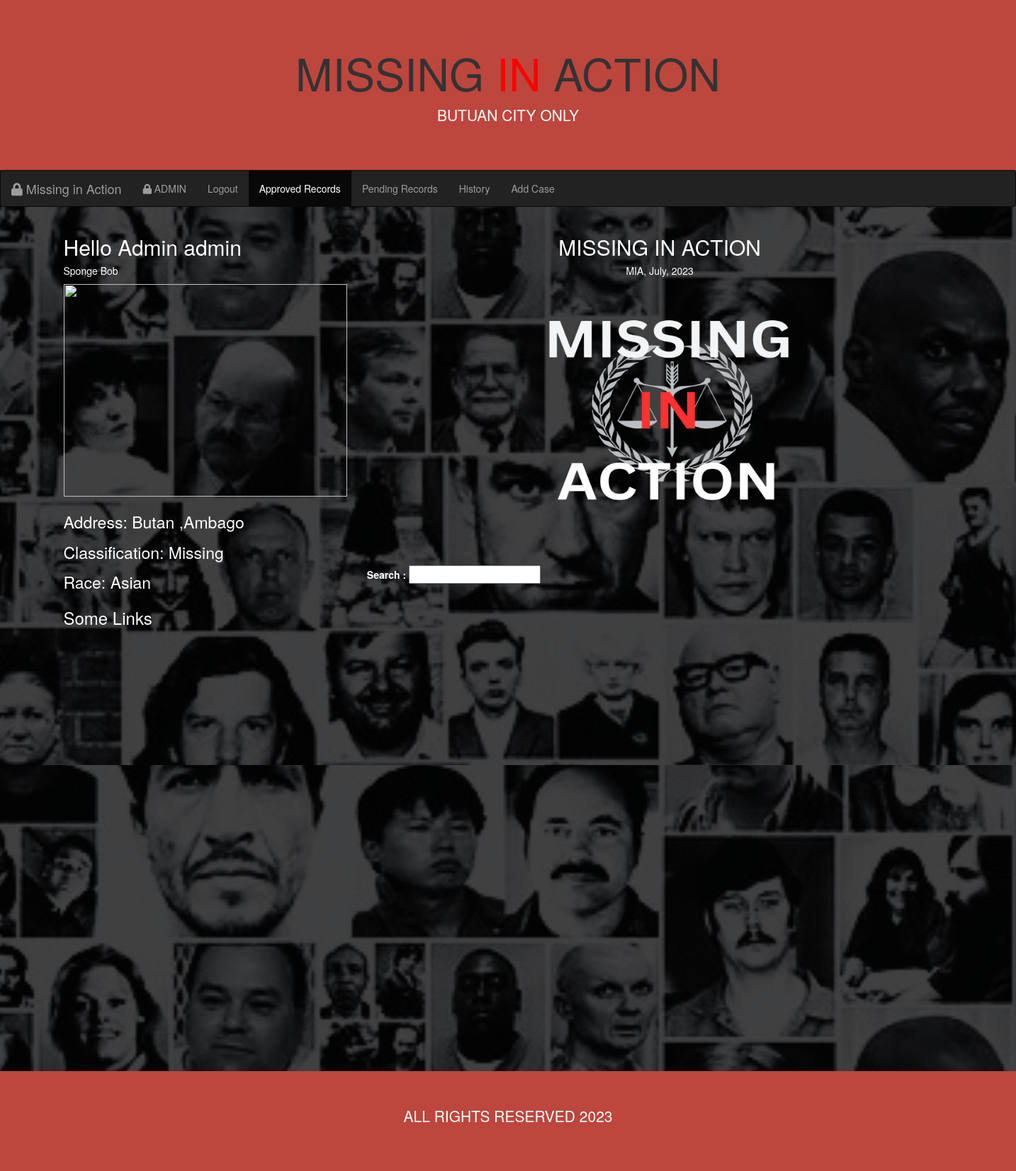
The app's page /RECORDS_APPROVED.php (signed in) with its own data.
### tables this page shows
CREATE TABLE `records_app` (
  `id` int(11) NOT NULL,
  `images` text NOT NULL,
  `name` varchar(100) NOT NULL,
  `middle_name` varchar(100) NOT NULL,
  `last_name` varchar(100) NOT NULL,
  `suffix` varchar(40) NOT NULL,
  `sex` varchar(10) NOT NULL,
  `missing_since` date NOT NULL,
  `city` varchar(50) NOT NULL,
  `street` varchar(50) NOT NULL,
  `classification` varchar(40) NOT NULL,
  `birthday` date NOT NULL,
  `age` int(11) NOT NULL,
  `height_weight` varchar(100) NOT NULL,
  `race` varchar(50) NOT NULL,
  `text_1` text NOT NULL,
  `text_2` text NOT NULL,
  `text_3` text NOT NULL,
  `text_4` text NOT NULL,
  `text_5` text NOT NULL,
  `text_6` text NOT NULL,
  `text_7` text NOT NULL,
  `gmail` varchar(50) NOT NULL
);

### RECORDS_APPROVED.php (the view, shortened to what this page needs)
<?php
include 'config.php';
$query = "SELECT name, last_name,street,city,classification,race FROM records_app WHERE id = 22";
$query_run = mysqli_query($con, $query);
$data = mysqli_fetch_array($query_run);
$name = $data['name'];
$last_name = $data['last_name'];
$street = $data['street'];
$city = $data['city'];
$classification = $data['classification'];
$race = $data['race'];
$query = "SELECT images FROM records_app WHERE id = 22";
$query_run = mysqli_query($con, $query);
$data = mysqli_fetch_array($query_run);
$res = $data['images'];
$res = explode(" ", $res);
$imageUrl = "upload/" . $res[0];
include 'config.php';
if (isset($_SESSION['id']) && isset($_SESSION['user_name'])) {
    $user_name = $_SESSION['user_name'];
    $login_date = date('Y-m-d H:i:s');
    $query = "INSERT INTO history (history_, login_date) VALUES ('$user_name Logged in', '$login_date')";
    mysqli_query($con, $query);
}
?>
<!DOCTYPE html>
<html lang="en">
<head>
  <link rel="stylesheet" href="https://maxcdn.bootstrapcdn.com/bootstrap/3.4.1/css/bootstrap.min.css">
  <link rel="stylesheet" href="https://cdnjs.cloudflare.com/ajax/libs/font-awesome/5.15.3/css/all.min.css" />
</head>
<body>
<div class="jumbotron text-center" style="margin-bottom:0">
  <h1>MISSING<span style="color:red;"> IN</span> ACTION</h1>
  <p>BUTUAN CITY ONLY</p>
</div>
<nav class="navbar navbar-inverse">
  <div class="container-fluid">
    <div class="navbar-header">
      <a class="navbar-brand" href="#"><i class="fas fa-lock"></i> Missing in Action</a>
    </div>
    <div class="collapse navbar-collapse" id="myNavbar">
      <ul class="nav navbar-nav">
         <li><a href="#"><i class="fas fa-lock"></i> ADMIN</a></li>
        <li><a href="logout.php">Logout</a></li>
         <li class="active"><a href="RECORDS_APPROVED.php">Approved Records</a></li>
        <li><a href="pending_rec.php">Pending Records</a></li>
         <li><a href="history.php">History</a></li>
         <li><a href="add_missing.php">Add Case</a></li>
      </ul>
    </div>
  </div>
</nav>
<div class="container">
  <div class="row">
    <div class="col-sm-4">
      <h2 style="color:white;">Hello Admin  <?php echo $_SESSION['user_name']; ?></h2>
      <h5 style="color:white;"><?php echo $name; ?> <?php echo $last_name; ?></h5>
      <div> <img src="<?php echo $imageUrl; ?>" height="300px" width="400px"></div><br>
      <p style="font-size: 23px;">Address: <?php echo $city; ?> ,<?php echo $street; ?></p>
      <p style="font-size: 23px;">Classification: <?php echo $classification; ?></p>
      <p style="font-size: 23px;">Race: <?php echo $race; ?></p>
      <h3 style="color:white;">Some Links</h3>
    </div>
    <div class="col-sm-8">
      <center>
      <h2 style="color:white;">MISSING IN ACTION</h2>
      <h5 style="color:white;">MIA, July, 2023</h5></center>
      <div> <img id="logo" src="mialogo.png" height="400px" width="800px"></div>
          <?php
                if (isset($_POST['search'])) {
                    $searchKey = $_POST['search'];
                    $sql = "SELECT * FROM records_app WHERE name LIKE '%$searchKey%'";
                } else {
                    $searchKey = "";
                }
                $sql = "SELECT * FROM `records_app`
                    WHERE name LIKE '%$searchKey%'";
                $result = mysqli_query($con, $sql);
                if ($result) {
                    if (mysqli_num_rows($result) > 0) {
                        echo '
                        <div class="container_1">
                        <div class="search_"> <label style="color:white;">Search :<input type="text" style="color:black"  class="holder" id="search" name="search"></label></div>
                    <div class="gutters-sm1">
                    <div id="search-results" ></div>
                    <div id="table-results"></div>
                    </div>
                    </div>';
                    }
                }
                ?>
  </div>
</div>
</div>
<div class="jumbotron text-center" style="margin-bottom:0">
  <p>ALL RIGHTS RESERVED 2023</p>
</div>
</body>
</html>

### RECORDS_APPROVED.php (style rules this page uses)
body { background: url(BG.jpg); overflow: auto; }
.jumbotron { background-color: hsl(4, 51%, 49%); }
p { color:white; }
.container { width: 1285px; height: 1200px; }
#logo { margin-left: 181px; }
.search_ { margin-left: 0px; margin-top: 0px; }
#search { margin-left: 4px; margin-top: -8px; }

### records on screen
records_app: name "Sponge", last_name "Bob", city "Butan", street "Ambago", classification "Missing", race "Asian"

### other values on screen
$_SESSION['user_name'] "admin"
